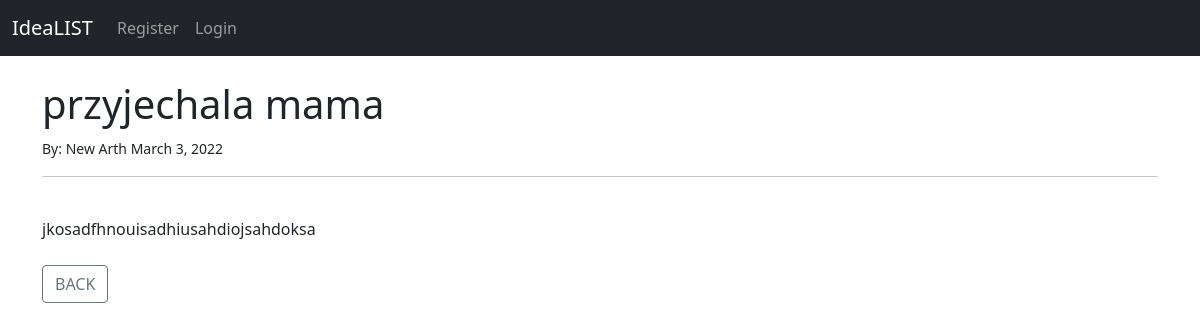
The app's page /article/10 with its own data.
### theblog/models.py (models this page shows, shortened)
class Post(models.Model):
    title = models.CharField(max_length=255)
    title_TAG = models.CharField(max_length=255, default="My BLOG! " )  # on nie zostawił
    author = models.ForeignKey(User, on_delete=models.CASCADE)
    body = models.TextField()
    post_date = models.DateField(auto_now_add=True)

### theblog/views.py (the view)
# urls.py: path('article/<int:pk>', ArticleDetailView.as_view(), name = 'article-detail'),
class ArticleDetailView(DetailView):
    model = Post
    template_name = 'article_details.html'

### theblog/templates/article_details.html (shortened to what this page needs)
{% extends 'base.html' %}
{% block content %}
<h1> {{ post.title }}</h1>
<small>
    By: {{ post.author.first_name }} {{ post.author.last_name }} {{ post.post_date }}
</small>
<br/>
<hr>
<br/>
{{ post.body }}
<br/><br/>
<a href="{% url 'home' %}" class="btn btn-outline-secondary">BACK</a>
{% endblock %}

### records on screen
Post: title "przyjechala mama", author.first_name "New", author.last_name "Arth", post_date "March 3, 2022", body "jkosadfhnouisadhiusahdiojsahdoksa"
